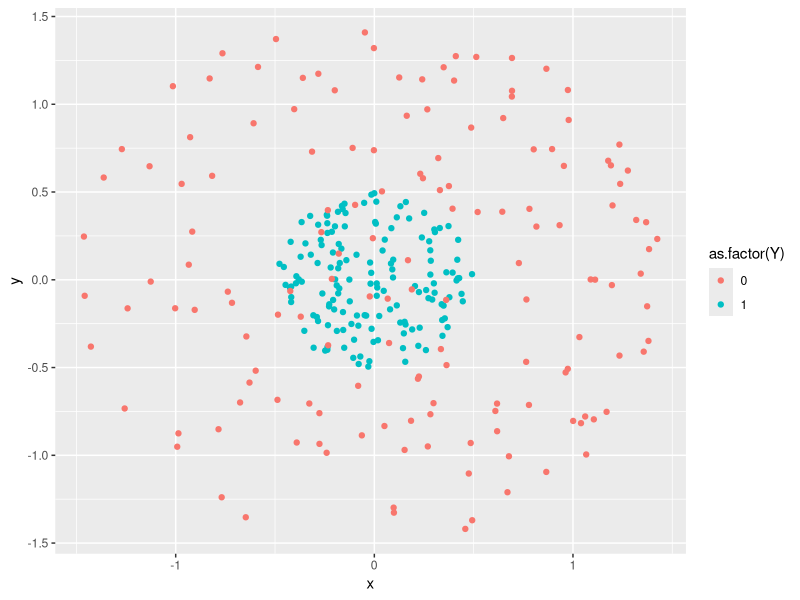

The R script that drew this image:
circulo <- function(x, R, centroX=0, centroY=0){
  r = R * sqrt(runif(x))
  theta = runif(x) * 2 * pi
  x = centroX + r * cos(theta)
  y = centroY + r * sin(theta)
  
  z = data.frame(x = x, y = y)
  return(z)
}

datos1 <- circulo(150,0.5)
datos2 <- circulo(150,1.5)

datos1$Y <- 1
datos2$Y <- 0
datos <- rbind(datos1,datos2)

rm(datos1,datos2, circulo)

library(ggplot2)
ggplot(datos,aes(x,y, col = as.factor(Y))) + geom_point()
